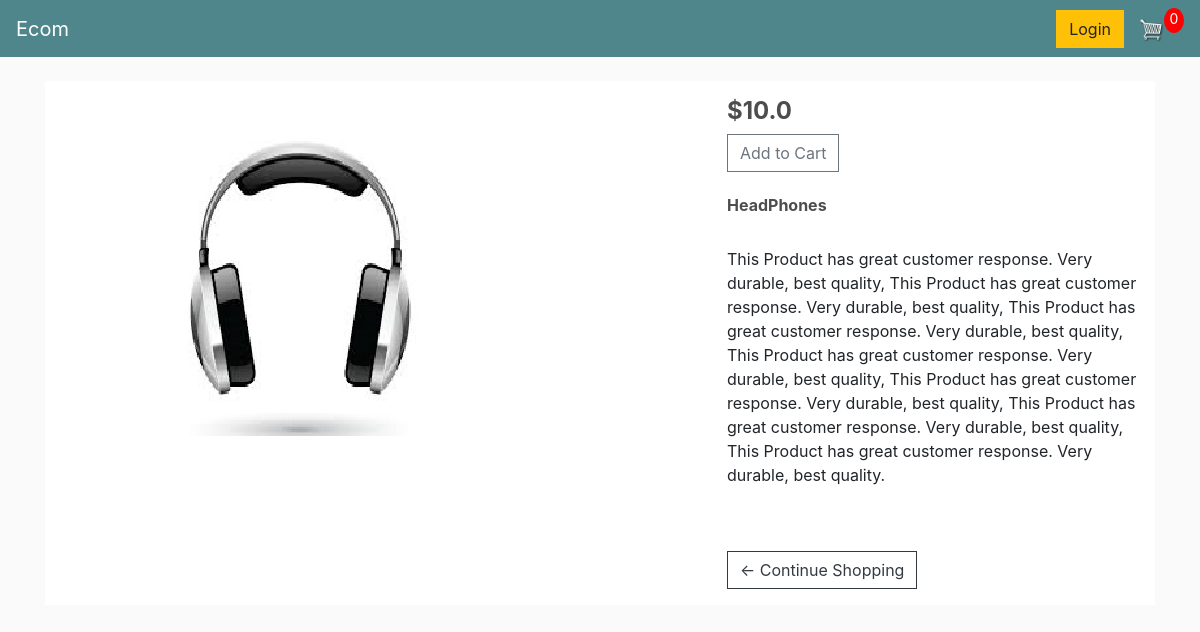
Page /product/1 on the committed database.
### store/models.py (models this page shows, shortened)
class Product(models.Model):
	name = models.CharField(max_length=200)
	price = models.FloatField()
	digital = models.BooleanField(default=False,null=True, blank=True)
	image = models.ImageField(null=True, blank=True)
	details = models.TextField(max_length=500, blank=True, null= True)
	@property
	def imageURL(self):
		try:
			url = self.image.url
		except:
			url = ''
		return url

### store/views.py (the view)
# urls.py: path('product/<int:p_id>', views.product_detailview, name='product_detail'),
def product_detailview(request, p_id):
	data = cartData(request)
	cartItems = data['cartItems']
	product_detail = get_object_or_404(Product, pk=p_id)
	return render(request, 'store/product_detail.html', {'product':product_detail, 'cartItems':cartItems})

### store/utils.py (called while the page is built, shortened)
def cookieCart(request):
	try:
		cart = json.loads(request.COOKIES['cart'])
	except:
		cart = {}
		print('CART:', cart)
	items = []
	order = {'get_cart_total':0, 'get_cart_items':0, 'shipping':False}
	cartItems = order['get_cart_items']
	return {'cartItems':cartItems ,'order':order, 'items':items}

def cartData(request):
	if request.user.is_authenticated:
		customer = request.user.customer
		order, created = Order.objects.get_or_create(customer=customer, complete=False)
		items = order.orderitem_set.all()
		cartItems = order.get_cart_items
	else:
		cookieData = cookieCart(request)
		cartItems = cookieData['cartItems']
		order = cookieData['order']
		items = cookieData['items']
	return {'cartItems':cartItems ,'order':order, 'items':items}

### store/templates/store/product_detail.html (shortened to what this page needs)
{% extends 'store/main.html' %}
{% load static %}
{% block content %}
<body>
    <div class="wrapper">
        <div>
            <img src="{{product.imageURL}}">
        </div>
        <div>
            <h4><strong>${{product.price}}</strong></h4>
            <button data-product="{{product.id}}" data-action="add" class="btn btn-outline-secondary add-btn update-cart">Add to Cart</button>
            <br><br>
            <h6><strong>{{product.name}}</strong></h6>
            <br>
            <p>{{product.details}}</p>
            <br>
            <br>
            <a  class="btn btn-outline-dark" href="{% url 'store' %}">&#x2190; Continue Shopping</a>
        </div>
    </div>
</body>
    {% endblock content %}

### static/css/main.css (style rules this page uses)
body { background-color: hsl(0, 0%, 98%); }
h1,h2,h3,h4,h5,h6 { color:hsl(0, 0%, 30%); }
.btn { border-radius: 0; }

### store/templates/store/product_detail.html (style rules this page uses)
.wrapper { display: grid; grid-template-columns: 60% 40%; }
.wrapper > div { background: #fff; padding: 1em; }

### rows in the picture
Product: imageURL (picture), price "10.0", name "HeadPhones", details "This Product has great customer response. Very durable, best quality, This Product has great customer response. Very durable, best quality, This Product has great customer response. Very durable, best quality, This Product has great customer response. Very durable, best quality, This Product has great customer response. Very durable, best quality, This Product has great customer response. Very durable, best quality, This Product has great customer response. Very durable, best quality."

### other values in the picture
{{ cartItems }} "0"
